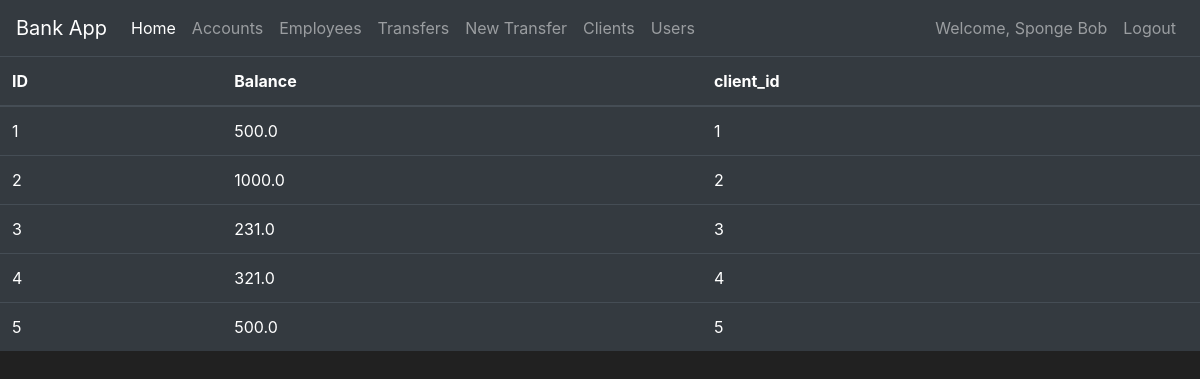
Page /accounts (signed in) on the committed database.
### bank/models.py (models this page shows, shortened)
class User(db.Model, UserMixin):
    id = db.Column(db.Integer(), primary_key=True, autoincrement=True)
    name = db.Column(db.String())
    email = db.Column(db.String())
    password = db.Column(db.String)

class BankAccount(db.Model):
    id = db.Column(db.Integer(), primary_key=True, autoincrement=True)
    balance = db.Column(db.Float())
    client_id = db.Column(db.Integer, db.ForeignKey(Client.id))

### bank/routes.py (the view)
@app.route("/accounts")
@login_required
def accounts_page():
    accounts = BankAccount.query.all()
    return render_template('accounts.html', accounts=accounts)

### bank/models.py (called while the page is built)
@login_manager.user_loader
def load_user(user_id):
    return User.query.get(int(user_id))

### bank/templates/accounts.html (shortened to what this page needs)
{% extends "layout.html" %}
{% block body %}
<table class="table table-hover table-dark">
    <thead>
    <tr>
        <th scope="col">ID</th>
        <th scope="col">Balance</th>
        <th scope="col">client_id</th>
    </tr>
    </thead>
    <tbody>
    {% for account in accounts %}
    <tr>
        <td>{{ account.id }}</td>
        <td>{{ account.balance }}</td>
        <td>{{ account.client_id }}</td>
    </tr>
    {% endfor %}
    </tbody>
</table>
{% endblock %}

### bank/templates/layout.html (shortened to what this page needs)
<!doctype html>
<html lang="en">
<head>
    <link rel="stylesheet" href="https://cdn.jsdelivr.net/npm/bootstrap@4.5.3/dist/css/bootstrap.min.css"
>
</head>
<body>
<nav class="navbar navbar-expand-md navbar-dark bg-dark">
    <a class="navbar-brand" href="{{ url_for('home_page') }}">Bank App</a>
    <div class="collapse navbar-collapse" id="navbarNav">
        <ul class="navbar-nav mr-auto">
            <li class="nav-item active">
                <a class="nav-link" href="{{ url_for('home_page') }}">Home <span class="sr-only">(current)</span></a>
            </li>
            <li class="nav-item">
                <a class="nav-link" href="{{ url_for('accounts_page') }}">Accounts</a>
            </li>
            <li class="nav-item">
                <a class="nav-link" href="{{ url_for('employees_page') }}">Employees</a>
            </li>
            <li class="nav-item">
                <a class="nav-link" href="{{ url_for('transfer_page') }}">Transfers</a>
            </li>
            <li class="nav-item">
                <a class="nav-link" href="{{ url_for('new_transfer_page') }}">New Transfer</a>
            </li>
            <li class="nav-item">
                <a class="nav-link" href="{{ url_for('clients_page') }}">Clients</a>
            </li>
            <li class="nav-item">
                <a class="nav-link" href="{{ url_for('users_page') }}">Users</a>
            </li>
        </ul>
        {% if current_user.is_authenticated %}
            <ul class="navbar-nav">
                <li class="nav-item">
                    <a class="nav-link">Welcome, {{ current_user.name }}</a>
                </li>
                <li class="nav-item">
                    <a class="nav-link" href="{{ url_for('logout_page') }}">Logout</a>
                </li>
            </ul>
        {% endif %}
    </div>
</nav>
{% block body %}
{% endblock %}
</body>
</html>

### bank/templates/layout.html (style rules this page uses)
body { background-color: #212121; color: white }

### rows in the picture
User: name "Sponge Bob"
BankAccount: id "1", balance "500.0", client_id "1"
BankAccount: id "2", balance "1000.0", client_id "2"
BankAccount: id "3", balance "231.0", client_id "3"
BankAccount: id "4", balance "321.0", client_id "4"
BankAccount: id "5", balance "500.0", client_id "5"
